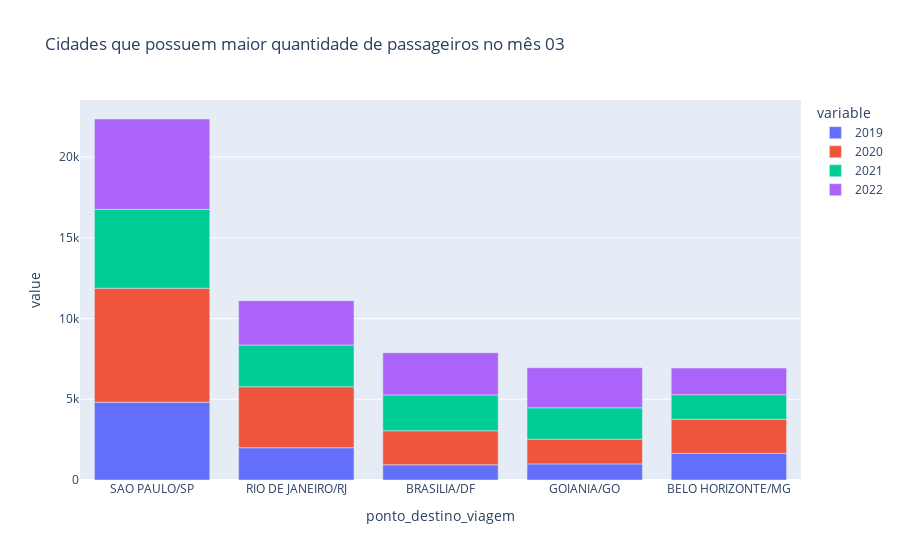

The notebook cell saved with this chart:
### Code cell
analiseTemporal(df=bilhetes, mes=3, numAmostras=5)

### Figure 1 — Plotly figure (JSON) as saved in the notebook; plotly's stock layout.template omitted (floating-point values rounded to 4 significant figures)
{"data": [{"alignmentgroup": "True", "hovertemplate": "variable=2019<br>ponto_destino_viagem=%{x}<br>value=%{y}<extra></extra>", "legendgroup": "2019", "marker": {"color": "#636efa", "pattern": {"shape": ""}}, "name": "2019", "offsetgroup": "2019", "orientation": "v", "showlegend": true, "textposition": "auto", "type": "bar", "x": ["SAO PAULO/SP", "RIO DE JANEIRO/RJ", "BRASILIA/DF", "GOIANIA/GO", "BELO HORIZONTE/MG"], "xaxis": "x", "y": [4816, 2001, 944, 996, 1653], "yaxis": "y"}, {"alignmentgroup": "True", "hovertemplate": "variable=2020<br>ponto_destino_viagem=%{x}<br>value=%{y}<extra></extra>", "legendgroup": "2020", "marker": {"color": "#EF553B", "pattern": {"shape": ""}}, "name": "2020", "offsetgroup": "2020", "orientation": "v", "showlegend": true, "textposition": "auto", "type": "bar", "x": ["SAO PAULO/SP", "RIO DE JANEIRO/RJ", "BRASILIA/DF", "GOIANIA/GO", "BELO HORIZONTE/MG"], "xaxis": "x", "y": [7063, 3776, 2108, 1534, 2109], "yaxis": "y"}, {"alignmentgroup": "True", "hovertemplate": "variable=2021<br>ponto_destino_viagem=%{x}<br>value=%{y}<extra></extra>", "legendgroup": "2021", "marker": {"color": "#00cc96", "pattern": {"shape": ""}}, "name": "2021", "offsetgroup": "2021", "orientation": "v", "showlegend": true, "textposition": "auto", "type": "bar", "x": ["SAO PAULO/SP", "RIO DE JANEIRO/RJ", "BRASILIA/DF", "GOIANIA/GO", "BELO HORIZONTE/MG"], "xaxis": "x", "y": [4882, 2582, 2219, 1942, 1521], "yaxis": "y"}, {"alignmentgroup": "True", "hovertemplate": "variable=2022<br>ponto_destino_viagem=%{x}<br>value=%{y}<extra></extra>", "legendgroup": "2022", "marker": {"color": "#ab63fa", "pattern": {"shape": ""}}, "name": "2022", "offsetgroup": "2022", "orientation": "v", "showlegend": true, "textposition": "auto", "type": "bar", "x": ["SAO PAULO/SP", "RIO DE JANEIRO/RJ", "BRASILIA/DF", "GOIANIA/GO", "BELO HORIZONTE/MG"], "xaxis": "x", "y": [5597, 2742, 2612, 2478, 1653], "yaxis": "y"}], "layout": {"barmode": "relative", "legend": {"title": {"text": "variable"}, "tracegroupgap": 0}, "title": {"text": "Cidades que possuem maior quantidade de passageiros no mês 03"}, "xaxis": {"anchor": "y", "domain": [0, 1], "title": {"text": "ponto_destino_viagem"}}, "yaxis": {"anchor": "x", "domain": [0, 1], "title": {"text": "value"}}}}
